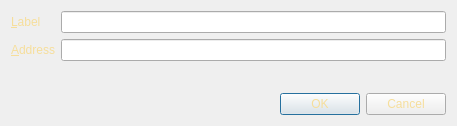
<?xml version="1.0" encoding="UTF-8"?>
<ui version="4.0">
 <class>EditAddressDialog</class>
 <widget class="QDialog" name="EditAddressDialog">
  <property name="geometry">
   <rect>
    <x>0</x>
    <y>0</y>
    <width>457</width>
    <height>126</height>
   </rect>
  </property>
  <property name="windowTitle">
   <string>Edit Address</string>
  </property>
  <property name="styleSheet">
   <string notr="true">background-image: url(:/images/bg2);
color: rgb(246, 222, 155);</string>
  </property>
  <layout class="QVBoxLayout" name="verticalLayout">
   <item>
    <layout class="QFormLayout" name="formLayout">
     <property name="fieldGrowthPolicy">
      <enum>QFormLayout::AllNonFixedFieldsGrow</enum>
     </property>
     <item row="0" column="0">
      <widget class="QLabel" name="label">
       <property name="text">
        <string>&amp;Label</string>
       </property>
       <property name="buddy">
        <cstring>labelEdit</cstring>
       </property>
      </widget>
     </item>
     <item row="0" column="1">
      <widget class="QLineEdit" name="labelEdit">
       <property name="toolTip">
        <string>The label associated with this address book entry</string>
       </property>
      </widget>
     </item>
     <item row="1" column="0">
      <widget class="QLabel" name="label_2">
       <property name="text">
        <string>&amp;Address</string>
       </property>
       <property name="buddy">
        <cstring>addressEdit</cstring>
       </property>
      </widget>
     </item>
     <item row="1" column="1">
      <widget class="QLineEdit" name="addressEdit">
       <property name="toolTip">
        <string>The address associated with this address book entry. This can only be modified for sending addresses.</string>
       </property>
      </widget>
     </item>
    </layout>
   </item>
   <item>
    <widget class="QDialogButtonBox" name="buttonBox">
     <property name="orientation">
      <enum>Qt::Horizontal</enum>
     </property>
     <property name="standardButtons">
      <set>QDialogButtonBox::Cancel|QDialogButtonBox::Ok</set>
     </property>
    </widget>
   </item>
  </layout>
 </widget>
 <resources/>
 <connections>
  <connection>
   <sender>buttonBox</sender>
   <signal>accepted()</signal>
   <receiver>EditAddressDialog</receiver>
   <slot>accept()</slot>
   <hints>
    <hint type="sourcelabel">
     <x>248</x>
     <y>254</y>
    </hint>
    <hint type="destinationlabel">
     <x>157</x>
     <y>274</y>
    </hint>
   </hints>
  </connection>
  <connection>
   <sender>buttonBox</sender>
   <signal>rejected()</signal>
   <receiver>EditAddressDialog</receiver>
   <slot>reject()</slot>
   <hints>
    <hint type="sourcelabel">
     <x>316</x>
     <y>260</y>
    </hint>
    <hint type="destinationlabel">
     <x>286</x>
     <y>274</y>
    </hint>
   </hints>
  </connection>
 </connections>
</ui>
